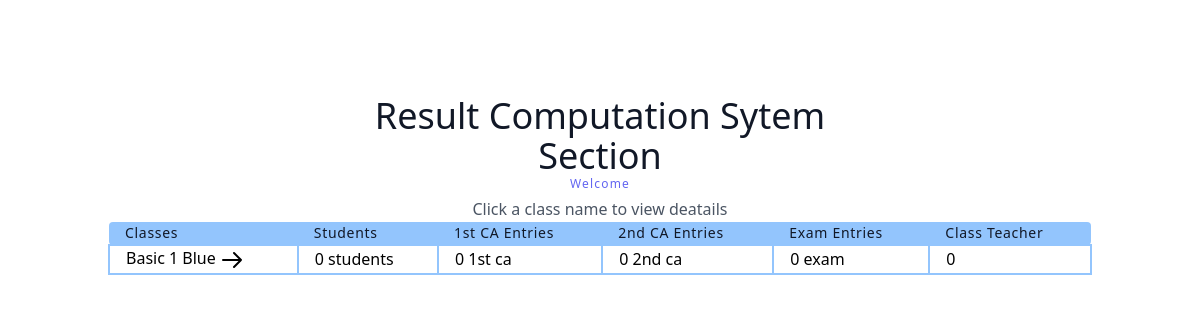
Page /classList/ on the earlier database version.
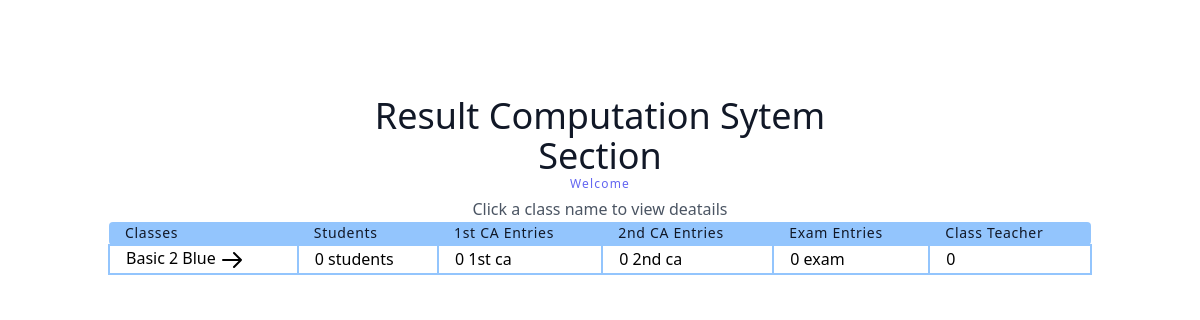
Same page on the later database version.
### result/models.py (models this page shows, shortened)
class classArmTeacher(models.Model):
    className = models.ForeignKey(all_class, on_delete=models.CASCADE, null=True)
    classArm = models.ForeignKey(classArm, related_name='classArm', on_delete=models.CASCADE, null=True)
    classTeacher = models.ForeignKey(User, on_delete=models.SET_NULL, null=True)
    date = models.DateTimeField(auto_now_add=True)
    class Meta:
        ordering = ['className']

class all_class(models.Model):
    className = models.CharField(max_length=100 , unique=True)
    section = models.ForeignKey(section, on_delete=models.CASCADE, null=True)
    complete = models.BooleanField(default=False)
    date = models.DateTimeField(auto_now_add=True)
    def __str__(self):
        return self.className
    class Meta:
        ordering = ['className']

class classArm(models.Model):
    armName = models.CharField(max_length=100 , unique=True)
    def __str__(self):
        return self.armName
    class Meta:
        ordering = ['armName']

### result/views.py (the view)
# urls.py: path('classList/', classList.as_view(), name='classList'),
class classList(ListView):
    model = classArmTeacher
    context_object_name = 'all_class'
    template_name = 'result/classList.html'
    def get_context_data(self, **kwargs):
        context = super(classList, self).get_context_data(**kwargs)
        context['user'] = self.request.user
        if User.is_staff:
            context['all_class'] = classArmTeacher.objects.all()
        else:
            context['all_class'] = classArmTeacher.objects.filter(classTeacher_id = self.request.user.id)
        return context

### result/templates/result/classList.html (shortened to what this page needs)
<script src="https://cdn.tailwindcss.com"></script>
<link rel="stylesheet" href="https://cdn.tailgrids.com/tailgrids-fallback.css" />
<section class="text-gray-600 body-font">
   <div class="container px-5 py-24 mx-auto">
     <div class="flex flex-col text-center w-full">
       <h1 class="sm:text-4xl text-3xl font-medium title-font text-gray-900">Result Computation Sytem</h1>
       <h1 class="sm:text-4xl text-3xl font-medium title-font text-gray-900">{{ user.section }} Section</h1>
       <h2 class="text-xs text-indigo-500 tracking-widest font-medium title-font mb-1">Welcome {{user.username}} {{user.role}}</h2>
       <p class=" mx-auto leading-relaxed text-base">Click a class name to view deatails</p>
     </div>
     <div class="w-full mx-auto">
       <table class="table-auto w-full text-left whitespace-no-wrap">
         <thead>
           <tr>
             <th class="px-4 title-font tracking-wider font-medium text-gray-900 text-sm bg-blue-300 rounded-tl rounded-bl">Classes</th>
             <th class="px-4 title-font tracking-wider font-medium text-gray-900 text-sm bg-blue-300">Students</th>
             <th class="px-4 title-font tracking-wider font-medium text-gray-900 text-sm bg-blue-300">1st CA Entries</th>
             <th class="px-4 title-font tracking-wider font-medium text-gray-900 text-sm bg-blue-300">2nd CA Entries</th>
               <th class="px-4 title-font tracking-wider font-medium text-gray-900 text-sm bg-blue-300">Exam Entries</th>
             <th class="px-4 title-font tracking-wider font-medium text-gray-900 text-sm bg-blue-300 rounded-tr rounded-br">Class Teacher</th>
           </tr>
         </thead>
         <tbody>
            {% for class in all_class %}
           <tr>
             <td class="hover:bg-green-300 px-4 border-2 border-blue-300">
               <a href="{% url 'result:classDetails' class.id %}">
                {{ class.className }} {{ class.classArm }}
                <svg xmlns="http://www.w3.org/2000/svg" class="h-6 w-6 inline-block" fill="none" viewBox="0 0 24 24" stroke="currentColor">
              </a>
            </td>
             <td class="px-4 border-2 border-blue-300">0 students</td>
             <td class="px-4 border-2 border-blue-300">0 1st ca</td>
             <td class="px-4 border-2 border-blue-300">0 2nd ca</td>
             <td class="px-4 border-2 border-blue-300">0 exam</td>
             <td class="px-4 border-2 border-blue-300">0 </td>
           </tr>
           {% empty %}
             <h1 class="text-gray-900">No Results</h1>
             {% endfor %}
         </tbody>
       </table>
     </div>
   </div>
 </section>

Differences in the rows shown:
removed classArmTeacher: className "Basic 1", classArm "Blue"
added classArmTeacher: className "Basic 2", classArm "Blue"
